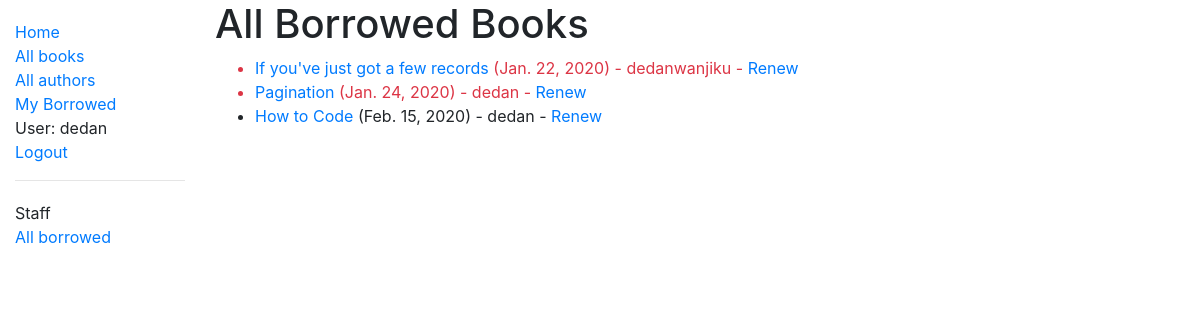
Page /catalog/borrowed/ (signed in) on the committed database.
### catalog/models.py (models this page shows, shortened)
class BookInstance(models.Model):
    id = models.UUIDField(primary_key=True, default=uuid.uuid4,
                          help_text="Unique ID for this particular book across whole library")
    book = models.ForeignKey('Book', on_delete=models.SET_NULL, null=True)
    imprint = models.CharField(max_length=200)
    due_back = models.DateField(null=True, blank=True)
    borrower = models.ForeignKey(User, on_delete=models.SET_NULL, null=True, blank=True)
    @property
    def is_overdue(self):
        if self.due_back and date.today() > self.due_back:
            return True
        return False
    LOAN_STATUS = (
        ('d', 'Maintenance'),
        ('o', 'On loan'),
        ('a', 'Available'),
        ('r', 'Reserved'),
    )
    status = models.CharField(
        max_length=1,
        choices=LOAN_STATUS,
        blank=True,
        default='d',
        help_text='Book availability')
    class Meta:
        ordering = ['due_back']
        permissions = (("can_mark_returned", "Set book as returned"),)

class Book(models.Model):
    title = models.CharField(max_length=200)
    author = models.ForeignKey('Author', on_delete=models.SET_NULL, null=True)
    summary = models.TextField(max_length=1000, help_text="Enter a brief description of the book")
    isbn = models.CharField('ISBN', max_length=13,
                            help_text='13 Character <a href="https://www.isbn-international.org/content/what-isbn'
                                      '">ISBN number</a>')
    genre = models.ManyToManyField(Genre, help_text="Select a genre for this book")
    language = models.ForeignKey('Language', on_delete=models.SET_NULL, null=True)
    def display_genre(self):
        """Creates a string for the Genre. This is required to display genre in Admin."""
        return ', '.join([genre.name for genre in self.genre.all()[:3]])
    display_genre.short_description = 'Genre'

### catalog/views.py (the view)
# urls.py: path(r'borrowed/', views.LoanedBooksAllListView.as_view(), name='all-borrowed'),  # Added for challenge
class LoanedBooksAllListView(PermissionRequiredMixin, generic.ListView):
    model = BookInstance
    permission_required = 'catalog.can_mark_returned'
    template_name = 'catalog/bookinstance_list_borrowed_all.html'
    paginate_by = 10
    def get_queryset(self):
        return BookInstance.objects.filter(status__exact='o').order_by('due_back')

### catalog/templates/catalog/bookinstance_list_borrowed_all.html
{% extends "base_generic.html" %}
{% block content %}
    <h1>All Borrowed Books</h1>
    {% if bookinstance_list %}
    <ul>
      {% for bookinst in bookinstance_list %}
      <li class="{% if bookinst.is_overdue %}text-danger{% endif %}">
        <a href="{% url 'book-detail' bookinst.book.pk %}">{{bookinst.book.title}}</a> ({{ bookinst.due_back }}) {% if user.is_staff %}- {{ bookinst.borrower }}{% endif %} {% if perms.catalog.can_mark_returned %}- <a href="{% url 'renew-book-librarian' bookinst.id %}">Renew</a>  {% endif %}
      </li>
      {% endfor %}
    </ul>
    {% else %}
      <p>There are no books borrowed.</p>
    {% endif %}
{% endblock %}

### catalog/templates/base_generic.html (shortened to what this page needs)
<!DOCTYPE html>
<html lang="en">
<head>
  <link rel="stylesheet" href="https://stackpath.bootstrapcdn.com/bootstrap/4.1.3/css/bootstrap.min.css"
>
  {% load static %}
  <link rel="stylesheet" href="{% static 'css/styles.css' %}">
</head>
<body>
  <div class="container-fluid">
    <div class="row">
      <div class="col-sm-2">
        {% block sidebar %}
        <ul class="sidebar-nav">
          <li><a href="{% url 'index' %}">Home</a></li>
          <li><a href="{% url 'books' %}">All books</a></li>
          <li><a href="{% url 'authors' %}">All authors</a></li>
          {% if user.is_authenticated %}
          <li><a href="{% url 'my-borrowed' %}">My Borrowed</a></li>
          <li>User: {{ user.get_username }}</li>
          <li><a href="{% url 'logout'%}?next={{request.path}}">Logout</a></li>
          {% else %}
          <li><a href="{% url 'login'%}?next={{request.path}}">Login</a></li>
          {% endif %}
        </ul>
        {% if user.is_staff %}
        <hr />
        <ul class="sidebar-nav">
          <li>Staff</li>
          {% if perms.catalog.can_mark_returned %}
          <li><a href="{% url 'all-borrowed' %}">All borrowed</a></li>
          {% endif %}
        </ul>
        {% endif %}
        {% endblock %}
      </div>
      <div class="col-sm-10 ">
        {% block content %}{% endblock %}
      </div>
    </div>
  </div>
</body>
</html>

### catalog/static/styles.css (style rules this page uses)
.sidebar-nav { margin-top: 20px; padding: 0; list-style: none; }

### rows in the picture
BookInstance: book "If you've just got a few records", due_back "Jan. 22, 2020", borrower "dedanwanjiku"
BookInstance: book "Pagination", due_back "Jan. 24, 2020", borrower "dedan"
BookInstance: book "How to Code", due_back "Feb. 15, 2020", borrower "dedan"

### other values in the picture
{{ user.get_username }} "dedan"
